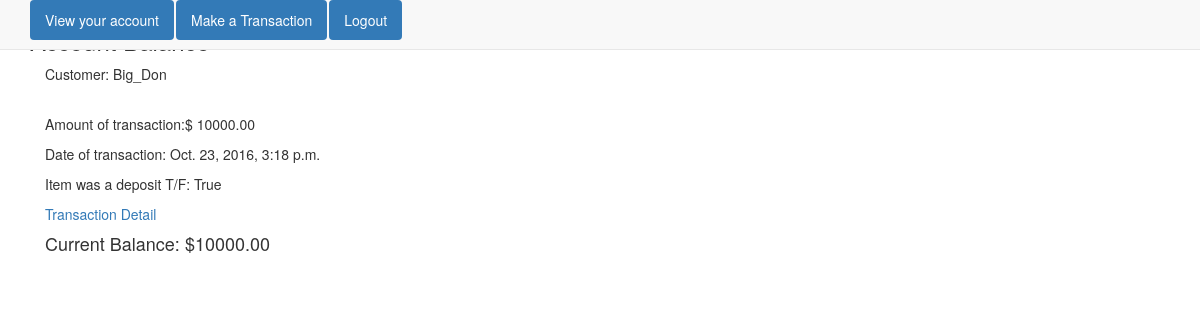
The app's page /balance/ (signed in) with its own data.
### ironapp/models.py (models this page shows, shortened)
class AcctBalance(models.Model):
    account_number = models.IntegerField()
    entry = models.DecimalField(max_digits=19, decimal_places=2)
    is_deposit = models.BooleanField(default=1)
    date = models.DateTimeField(default=datetime.now, blank=True)
    customer = models.ForeignKey('auth.User')
    memo_or_note = models.CharField(max_length=35)
    is_transfer = models.BooleanField(default=False)

### ironapp/views.py (the view)
# urls.py: url(r'^balance/$', AccountView.as_view(), name="acct_bal_view"),
class AccountView(LoginRequiredMixin, ListView):
    login_url = "/login/"
    template_name = "acctbalance_form.html"
    model = AcctBalance
    def get_queryset(self):
        return AcctBalance.objects.filter(customer=self.request.user)
    def get_context_data(self,**kwargs):
        context = super().get_context_data(**kwargs)
        self.is_balance = is_balance(self.request.user)
        context["balance"] = self.is_balance
        return context

### ironapp/views.py (called while the page is built)
def is_balance(user):
    transactions = AcctBalance.objects.filter(customer=user)
    balance = 0
    for items in transactions:
        if items.is_deposit == True:
            balance += items.entry
        elif items.is_deposit == False:
            balance -= items.entry
        elif items.is_transfer == True:
            balance -= items.entry
            if balance >0:
                print("This transaction is not supported")
    return balance

### templates/acctbalance_form.html
{% extends 'base.html' %}
{% load staticfiles %}
{% block content %}
<h3>Account Balance</h3>
<div class="container">
    {% for item in object_list %}
        <p>Customer: {{ item.customer }}</p>
        <br>
        <p>Amount of transaction:$ {{ item.entry }}</p>
        <p>Date of transaction: {{ item.date }}</p>
        <P>Item was a deposit T/F: {{ item.is_deposit }}</P>
        <a href= "{% url 'account_detail_view' item.pk %}">Transaction Detail</a>
    {% endfor %}
<h4>Current Balance: ${{balance}}</h4>
</div>
{% endblock %}

### records on screen
AcctBalance: customer "Big_Don", entry "10000.00", date "Oct. 23, 2016, 3:18 p.m.", is_deposit "True"

### other values on screen
{{ balance }} "10000.00"
